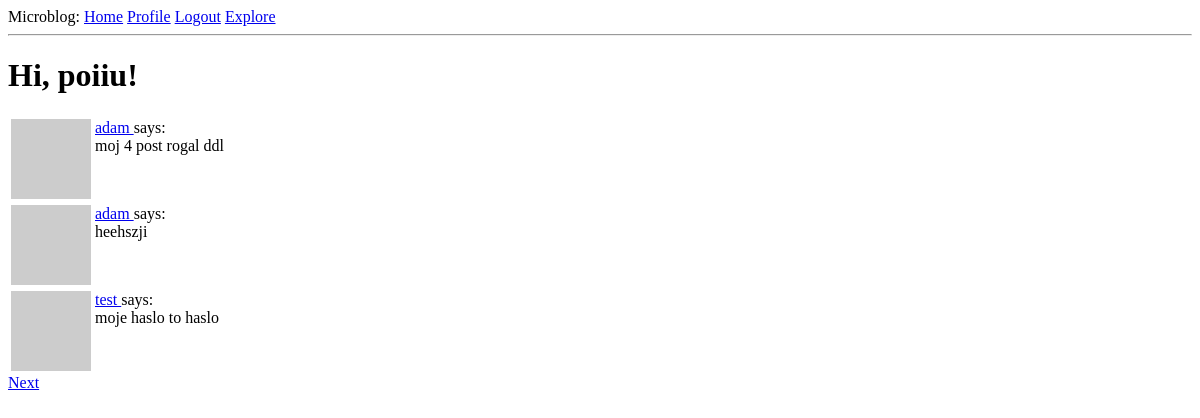
/explore (signed in), run on an earlier commit of the app's database.
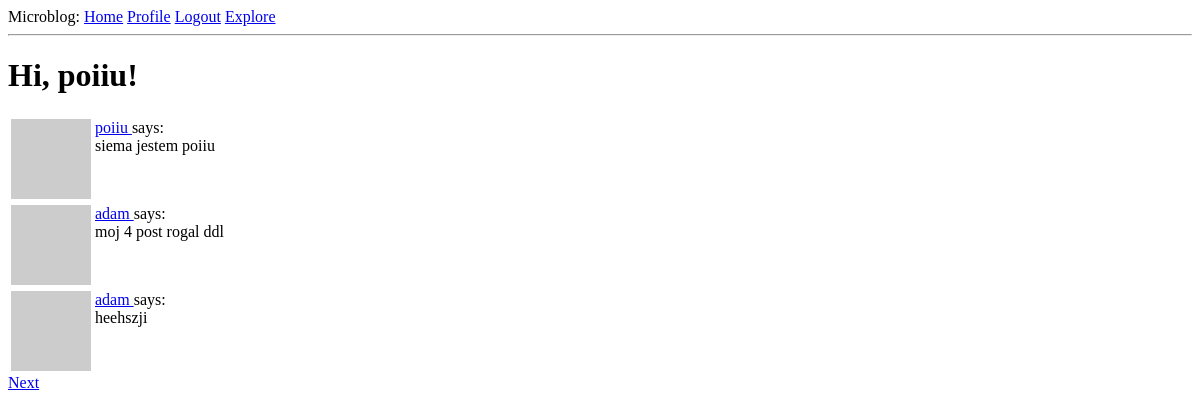
And on a later commit of the database.
### app/models.py (models this page shows, shortened)
class Post(db.Model):
    id = db.Column(db.Integer, primary_key=True)
    body = db.Column(db.String(140))
    timestamp = db.Column(db.DateTime, index=True, default=datetime.utcnow)
    user_id = db.Column(db.Integer, db.ForeignKey('user.id'))

class User(db.Model, UserMixin):
    id = db.Column(db.Integer, primary_key=True)
    username = db.Column(db.String(64), index=True, unique=True)
    email = db.Column(db.String(120), index=True, unique=True)
    password_hash = db.Column(db.String(128))
    posts = db.relationship('Post', backref='author', lazy='dynamic')
    about_me = db.Column(db.String(140))
    last_seen = db.Column(db.DateTime, default=datetime.utcnow)
    followed = db.relationship(
        'User', secondary=followers,
        primaryjoin=(followers.c.follower_id == id),
        secondaryjoin=(followers.c.followed_id == id),
        backref=db.backref('followers', lazy='dynamic'), lazy='dynamic') # user1.follow(user2) -->  user2.followers()
    def avatar(self, size):
        digest = md5(self.email.lower().encode('utf-8')).hexdigest()
        return 'https://www.gravatar.com/avatar/{}?d=identicon&s={}'.format(digest, size)

### app/routes.py (the view)
@app.route('/explore')
@login_required
def explore():
    page = request.args.get('page', 1, type=int)
    posts = Post.query.order_by(Post.timestamp.desc()).paginate(
        page, app.config['POSTS_PER_PAGE'], False
    )
    next_url=url_for('explore', page=posts.next_num) \
        if posts.has_next else None
    prev_url=url_for('explore', page=posts.prev_num) \
        if posts.has_prev else None
    return render_template('index.html', title='Explore', posts=posts.items, prev_url=prev_url, next_url=next_url)

### app/models.py (called while the page is built)
@login.user_loader  # callback for current_user
def load_user(id):
    return User.query.get(int(id))  # puts the user in db session, gets it by primary key

### app/routes.py (called while the page is built)
@app.before_request
def before_request():
    if current_user.is_authenticated:
        current_user.last_seen = datetime.utcnow()
        db.session.commit()

### app/Templates/index.html (shortened to what this page needs)
{% extends "base.html" %}
{% block content %}
    <h1>Hi, {{ current_user.username }}!</h1>
    {% for post in posts %}
        {% include '_post.html' %}
    {% endfor %}
    {% if next_url %}
        <a href="{{ next_url }}">Next</a>
    {% endif%}
{% endblock %}

### app/Templates/_post.html (shortened to what this page needs)
<table>
    <tr valign="top">
        <td><img src="{{ post.author.avatar(36) }}"></td>
        <td>
            <a href="{{ url_for('user', username=post.author.username) }}">
                {{ post.author.username }}
            </a>
             says: <br>{{ post.body }}
        </td>
    </tr>
</table>

What changed in the data, as far as the page shows it:
no longer on this page (row unchanged): Post: author.username "test", body "moje haslo to haslo"
added Post: author.username "poiiu", body "siema jestem poiiu"
